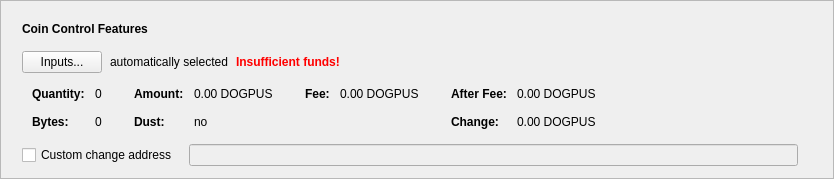
      <widget class="QFrame" name="frameCoinControl">
       <property name="sizePolicy">
        <sizepolicy hsizetype="Expanding" vsizetype="Fixed">
         <horstretch>0</horstretch>
         <verstretch>0</verstretch>
        </sizepolicy>
       </property>
       <property name="frameShape">
        <enum>QFrame::StyledPanel</enum>
       </property>
       <property name="frameShadow">
        <enum>QFrame::Raised</enum>
       </property>
       <layout class="QVBoxLayout" name="verticalLayout_2">
        <item>
         <layout class="QVBoxLayout" name="verticalLayoutCoinControl" stretch="0,0,0,0,0">
          <property name="spacing">
           <number>0</number>
          </property>
          <property name="sizeConstraint">
           <enum>QLayout::SetDefaultConstraint</enum>
          </property>
          <property name="leftMargin">
           <number>10</number>
          </property>
          <property name="topMargin">
           <number>10</number>
          </property>
          <item>
           <layout class="QHBoxLayout" name="horizontalLayoutCoinControl1">
            <property name="bottomMargin">
             <number>15</number>
            </property>
            <item>
             <widget class="QLabel" name="labelCoinControlFeatures">
              <property name="sizePolicy">
               <sizepolicy hsizetype="Preferred" vsizetype="Maximum">
                <horstretch>0</horstretch>
                <verstretch>0</verstretch>
               </sizepolicy>
              </property>
              <property name="font">
               <font>
                <weight>75</weight>
                <bold>true</bold>
               </font>
              </property>
              <property name="styleSheet">
               <string notr="true">font-weight:bold;</string>
              </property>
              <property name="text">
               <string>Coin Control Features</string>
              </property>
             </widget>
            </item>
           </layout>
          </item>
          <item>
           <layout class="QHBoxLayout" name="horizontalLayoutCoinControl2" stretch="0,0,0,0">
            <property name="spacing">
             <number>8</number>
            </property>
            <property name="bottomMargin">
             <number>10</number>
            </property>
            <item>
             <widget class="QPushButton" name="pushButtonCoinControl">
              <property name="styleSheet">
               <string notr="true"/>
              </property>
              <property name="text">
               <string>Inputs...</string>
              </property>
              <property name="autoDefault">
               <bool>false</bool>
              </property>
             </widget>
            </item>
            <item>
             <widget class="QLabel" name="labelCoinControlAutomaticallySelected">
              <property name="text">
               <string>automatically selected</string>
              </property>
              <property name="margin">
               <number>5</number>
              </property>
             </widget>
            </item>
            <item>
             <widget class="QLabel" name="labelCoinControlInsuffFunds">
              <property name="font">
               <font>
                <weight>75</weight>
                <bold>true</bold>
               </font>
              </property>
              <property name="styleSheet">
               <string notr="true">color:red;font-weight:bold;</string>
              </property>
              <property name="text">
               <string>Insufficient funds!</string>
              </property>
              <property name="margin">
               <number>5</number>
              </property>
             </widget>
            </item>
            <item>
             <spacer name="horizontalSpacerCoinControl">
              <property name="orientation">
               <enum>Qt::Horizontal</enum>
              </property>
              <property name="sizeHint" stdset="0">
               <size>
                <width>40</width>
                <height>1</height>
               </size>
              </property>
             </spacer>
            </item>
           </layout>
          </item>
          <item>
           <widget class="QWidget" name="widgetCoinControl" native="true">
            <property name="sizePolicy">
             <sizepolicy hsizetype="Preferred" vsizetype="Preferred">
              <horstretch>0</horstretch>
              <verstretch>0</verstretch>
             </sizepolicy>
            </property>
            <property name="minimumSize">
             <size>
              <width>0</width>
              <height>0</height>
             </size>
            </property>
            <property name="styleSheet">
             <string notr="true"/>
            </property>
            <layout class="QHBoxLayout" name="horizontalLayoutCoinControl5">
             <property name="leftMargin">
              <number>0</number>
             </property>
             <property name="topMargin">
              <number>0</number>
             </property>
             <property name="rightMargin">
              <number>0</number>
             </property>
             <property name="bottomMargin">
              <number>0</number>
             </property>
             <item>
              <layout class="QHBoxLayout" name="horizontalLayoutCoinControl3" stretch="0,0,0,1">
               <property name="spacing">
                <number>20</number>
               </property>
               <property name="topMargin">
                <number>0</number>
               </property>
               <property name="bottomMargin">
                <number>10</number>
               </property>
               <item>
                <layout class="QFormLayout" name="formLayoutCoinControl1">
                 <property name="horizontalSpacing">
                  <number>10</number>
                 </property>
                 <property name="verticalSpacing">
                  <number>14</number>
                 </property>
                 <property name="leftMargin">
                  <number>10</number>
                 </property>
                 <property name="topMargin">
                  <number>4</number>
                 </property>
                 <property name="rightMargin">
                  <number>6</number>
                 </property>
                 <item row="0" column="0">
                  <widget class="QLabel" name="labelCoinControlQuantityText">
                   <property name="font">
                    <font>
                     <weight>75</weight>
                     <bold>true</bold>
                    </font>
                   </property>
                   <property name="text">
                    <string>Quantity:</string>
                   </property>
                   <property name="margin">
                    <number>0</number>
                   </property>
                  </widget>
                 </item>
                 <item row="0" column="1">
                  <widget class="QLabel" name="labelCoinControlQuantity">
                   <property name="cursor">
                    <cursorShape>IBeamCursor</cursorShape>
                   </property>
                   <property name="contextMenuPolicy">
                    <enum>Qt::ActionsContextMenu</enum>
                   </property>
                   <property name="text">
                    <string notr="true">0</string>
                   </property>
                   <property name="margin">
                    <number>0</number>
                   </property>
                   <property name="textInteractionFlags">
                    <set>Qt::LinksAccessibleByMouse|Qt::TextSelectableByKeyboard|Qt::TextSelectableByMouse</set>
                   </property>
                  </widget>
                 </item>
                 <item row="1" column="0">
                  <widget class="QLabel" name="labelCoinControlBytesText">
                   <property name="font">
                    <font>
                     <weight>75</weight>
                     <bold>true</bold>
                    </font>
                   </property>
                   <property name="text">
                    <string>Bytes:</string>
                   </property>
                  </widget>
                 </item>
                 <item row="1" column="1">
                  <widget class="QLabel" name="labelCoinControlBytes">
                   <property name="cursor">
                    <cursorShape>IBeamCursor</cursorShape>
                   </property>
                   <property name="contextMenuPolicy">
                    <enum>Qt::ActionsContextMenu</enum>
                   </property>
                   <property name="text">
                    <string notr="true">0</string>
                   </property>
                   <property name="textInteractionFlags">
                    <set>Qt::LinksAccessibleByMouse|Qt::TextSelectableByKeyboard|Qt::TextSelectableByMouse</set>
                   </property>
                  </widget>
                 </item>
                </layout>
               </item>
               <item>
                <layout class="QFormLayout" name="formLayoutCoinControl2">
                 <property name="horizontalSpacing">
                  <number>10</number>
                 </property>
                 <property name="verticalSpacing">
                  <number>14</number>
                 </property>
                 <property name="leftMargin">
                  <number>6</number>
                 </property>
                 <property name="topMargin">
                  <number>4</number>
                 </property>
                 <property name="rightMargin">
                  <number>6</number>
                 </property>
                 <item row="0" column="0">
                  <widget class="QLabel" name="labelCoinControlAmountText">
                   <property name="font">
                    <font>
                     <weight>75</weight>
                     <bold>true</bold>
                    </font>
                   </property>
                   <property name="text">
                    <string>Amount:</string>
                   </property>
                   <property name="margin">
                    <number>0</number>
                   </property>
                  </widget>
                 </item>
                 <item row="0" column="1">
                  <widget class="QLabel" name="labelCoinControlAmount">
                   <property name="cursor">
                    <cursorShape>IBeamCursor</cursorShape>
                   </property>
                   <property name="contextMenuPolicy">
                    <enum>Qt::ActionsContextMenu</enum>
                   </property>
                   <property name="text">
                    <string notr="true">0.00 DOGPUS</string>
                   </property>
                   <property name="textInteractionFlags">
                    <set>Qt::LinksAccessibleByMouse|Qt::TextSelectableByKeyboard|Qt::TextSelectableByMouse</set>
                   </property>
                  </widget>
                 </item>
                 <item row="1" column="0">
                  <widget class="QLabel" name="labelCoinControlLowOutputText">
                   <property name="font">
                    <font>
                     <weight>75</weight>
                     <bold>true</bold>
                    </font>
                   </property>
                   <property name="text">
                    <string>Dust:</string>
                   </property>
                  </widget>
                 </item>
                 <item row="1" column="1">
                  <widget class="QLabel" name="labelCoinControlLowOutput">
                   <property name="cursor">
                    <cursorShape>IBeamCursor</cursorShape>
                   </property>
                   <property name="contextMenuPolicy">
                    <enum>Qt::ActionsContextMenu</enum>
                   </property>
                   <property name="text">
                    <string notr="true">no</string>
                   </property>
                   <property name="textInteractionFlags">
                    <set>Qt::LinksAccessibleByMouse|Qt::TextSelectableByKeyboard|Qt::TextSelectableByMouse</set>
                   </property>
                  </widget>
                 </item>
                </layout>
               </item>
               <item>
                <layout class="QFormLayout" name="formLayoutCoinControl3">
                 <property name="horizontalSpacing">
                  <number>10</number>
                 </property>
                 <property name="verticalSpacing">
                  <number>14</number>
                 </property>
                 <property name="leftMargin">
                  <number>6</number>
                 </property>
                 <property name="topMargin">
                  <number>4</number>
                 </property>
                 <property name="rightMargin">
                  <number>6</number>
                 </property>
                 <item row="0" column="0">
                  <widget class="QLabel" name="labelCoinControlFeeText">
                   <property name="font">
                    <font>
                     <weight>75</weight>
                     <bold>true</bold>
                    </font>
                   </property>
                   <property name="text">
                    <string>Fee:</string>
                   </property>
                   <property name="margin">
                    <number>0</number>
                   </property>
                  </widget>
                 </item>
                 <item row="0" column="1">
                  <widget class="QLabel" name="labelCoinControlFee">
                   <property name="cursor">
                    <cursorShape>IBeamCursor</cursorShape>
                   </property>
                   <property name="contextMenuPolicy">
                    <enum>Qt::ActionsContextMenu</enum>
                   </property>
                   <property name="text">
                    <string notr="true">0.00 DOGPUS</string>
                   </property>
                   <property name="textInteractionFlags">
                    <set>Qt::LinksAccessibleByMouse|Qt::TextSelectableByKeyboard|Qt::TextSelectableByMouse</set>
                   </property>
                  </widget>
                 </item>
                </layout>
               </item>
               <item>
                <layout class="QFormLayout" name="formLayoutCoinControl4">
                 <property name="horizontalSpacing">
                  <number>10</number>
                 </property>
                 <property name="verticalSpacing">
                  <number>14</number>
                 </property>
                 <property name="leftMargin">
                  <number>6</number>
                 </property>
                 <property name="topMargin">
                  <number>4</number>
                 </property>
                 <property name="rightMargin">
                  <number>6</number>
                 </property>
                 <item row="0" column="0">
                  <widget class="QLabel" name="labelCoinControlAfterFeeText">
                   <property name="font">
                    <font>
                     <weight>75</weight>
                     <bold>true</bold>
                    </font>
                   </property>
                   <property name="text">
                    <string>After Fee:</string>
                   </property>
                   <property name="margin">
                    <number>0</number>
                   </property>
                  </widget>
                 </item>
                 <item row="0" column="1">
                  <widget class="QLabel" name="labelCoinControlAfterFee">
                   <property name="cursor">
                    <cursorShape>IBeamCursor</cursorShape>
                   </property>
                   <property name="contextMenuPolicy">
                    <enum>Qt::ActionsContextMenu</enum>
                   </property>
                   <property name="text">
                    <string notr="true">0.00 DOGPUS</string>
                   </property>
                   <property name="textInteractionFlags">
                    <set>Qt::LinksAccessibleByMouse|Qt::TextSelectableByKeyboard|Qt::TextSelectableByMouse</set>
                   </property>
                  </widget>
                 </item>
                 <item row="1" column="0">
                  <widget class="QLabel" name="labelCoinControlChangeText">
                   <property name="font">
                    <font>
                     <weight>75</weight>
                     <bold>true</bold>
                    </font>
                   </property>
                   <property name="text">
                    <string>Change:</string>
                   </property>
                  </widget>
                 </item>
                 <item row="1" column="1">
                  <widget class="QLabel" name="labelCoinControlChange">
                   <property name="cursor">
                    <cursorShape>IBeamCursor</cursorShape>
                   </property>
                   <property name="contextMenuPolicy">
                    <enum>Qt::ActionsContextMenu</enum>
                   </property>
                   <property name="text">
                    <string notr="true">0.00 DOGPUS</string>
                   </property>
                   <property name="textInteractionFlags">
                    <set>Qt::LinksAccessibleByMouse|Qt::TextSelectableByKeyboard|Qt::TextSelectableByMouse</set>
                   </property>
                  </widget>
                 </item>
                </layout>
               </item>
              </layout>
             </item>
            </layout>
           </widget>
          </item>
          <item>
           <layout class="QHBoxLayout" name="horizontalLayoutCoinControl4" stretch="0,0,0">
            <property name="spacing">
             <number>12</number>
            </property>
            <property name="sizeConstraint">
             <enum>QLayout::SetDefaultConstraint</enum>
            </property>
            <property name="topMargin">
             <number>5</number>
            </property>
            <property name="rightMargin">
             <number>5</number>
            </property>
            <item>
             <widget class="QCheckBox" name="checkBoxCoinControlChange">
              <property name="toolTip">
               <string>If this is activated, but the change address is empty or invalid, change will be sent to a newly generated address.</string>
              </property>
              <property name="text">
               <string>Custom change address</string>
              </property>
             </widget>
            </item>
            <item>
             <widget class="QValidatedLineEdit" name="lineEditCoinControlChange">
              <property name="enabled">
               <bool>false</bool>
              </property>
              <property name="sizePolicy">
               <sizepolicy hsizetype="Expanding" vsizetype="Fixed">
                <horstretch>0</horstretch>
                <verstretch>0</verstretch>
               </sizepolicy>
              </property>
             </widget>
            </item>
            <item>
             <widget class="QLabel" name="labelCoinControlChangeLabel">
              <property name="sizePolicy">
               <sizepolicy hsizetype="Preferred" vsizetype="Expanding">
                <horstretch>0</horstretch>
                <verstretch>0</verstretch>
               </sizepolicy>
              </property>
              <property name="minimumSize">
               <size>
                <width>0</width>
                <height>0</height>
               </size>
              </property>
              <property name="text">
               <string/>
              </property>
              <property name="margin">
               <number>3</number>
              </property>
             </widget>
            </item>
           </layout>
          </item>
          <item>
           <spacer name="verticalSpacerCoinControl">
            <property name="orientation">
             <enum>Qt::Vertical</enum>
            </property>
            <property name="sizeType">
             <enum>QSizePolicy::Expanding</enum>
            </property>
            <property name="sizeHint" stdset="0">
             <size>
              <width>800</width>
              <height>1</height>
             </size>
            </property>
           </spacer>
          </item>
         </layout>
        </item>
       </layout>
      </widget>
